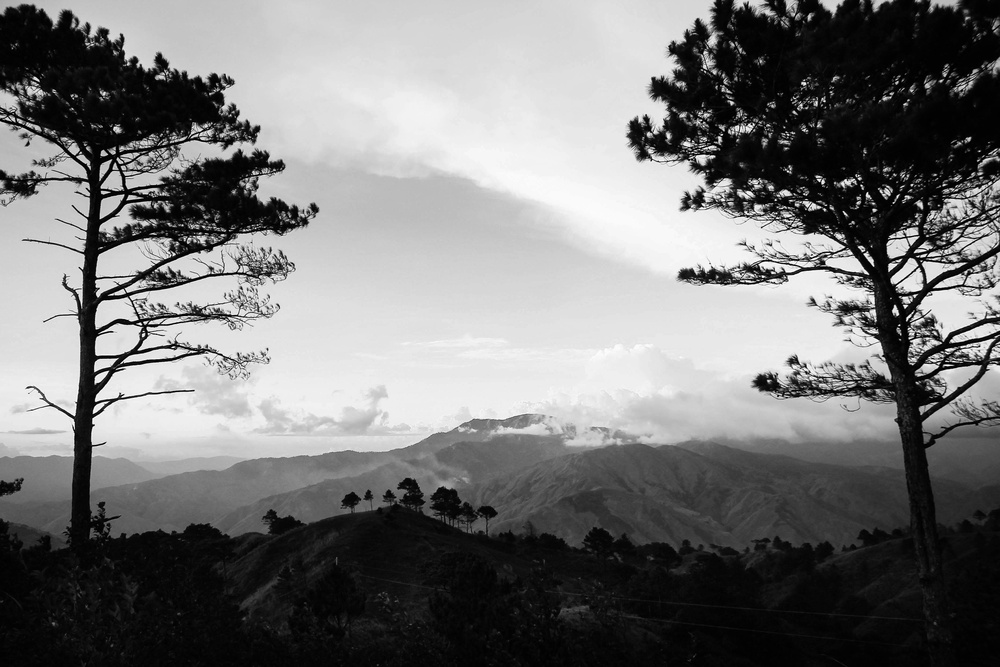
#> input picture Lab1/Task1.jpg, 1000 x 667 px, shrunk from 4272 x 2848 before the run
$ jupyter execute lab1.ipynb   (older library calls are emulated)
#> lines starting #> are read from the running program, lines starting #| are printed output that depends on the picture
Import the required libraries

[cell 1]
import cv2
import numpy as np
from matplotlib import pyplot as plt

[cell 2]
print(cv2.__version__)

[cell 3]
# Display image
def display(original, result, title1 = 'Input', title2 = 'Output'):
    plt.figure(figsize=(15, 10))
    #Original
    plt.subplot(1, 2, 1)
    plt.imshow(original, cmap='gray')
    plt.title(title1)
    plt.axis('off')

    #Result
    plt.subplot(1, 2, 2)
    plt.imshow(result, cmap='gray')
    plt.title(title2)
    plt.axis('off')

# Task 1

[cell 4]
task1_org = cv2.imread('Task1.jpg', cv2.IMREAD_GRAYSCALE)
#> task1_org is the input picture: shape (667, 1000); min 0, max 255, mean 118.3
inversion = 255 - task1_org
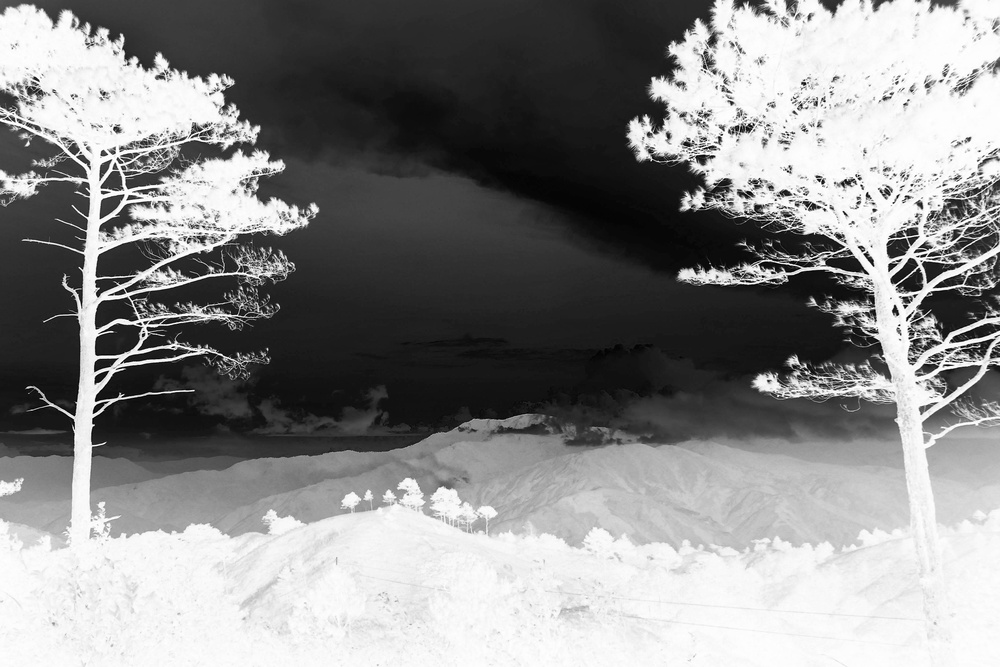
#> inversion: shape (667, 1000); min 0, max 255, mean 136.7

[cell 5]
gamma = 0.4
invGamma = 1.0 / gamma
table = np.array([(i / 255.0) ** invGamma * 255 for i in np.arange(0, 256)]).astype("uint8")
output = cv2.LUT(inversion, table)
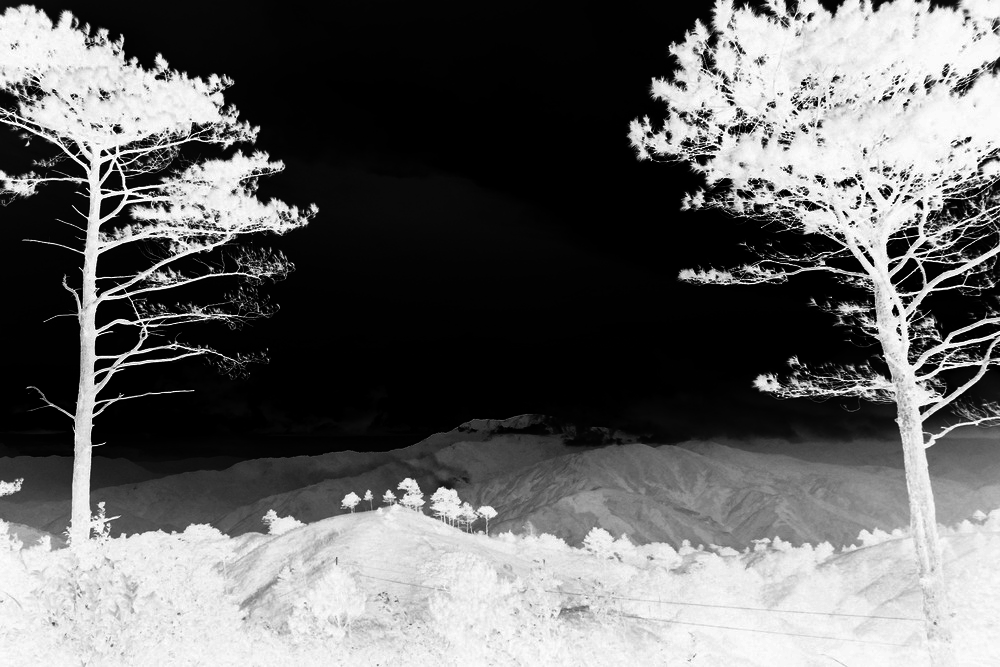
#> output: shape (667, 1000); min 0, max 255, mean 101.9

[cell 6]
display(task1_org, output)
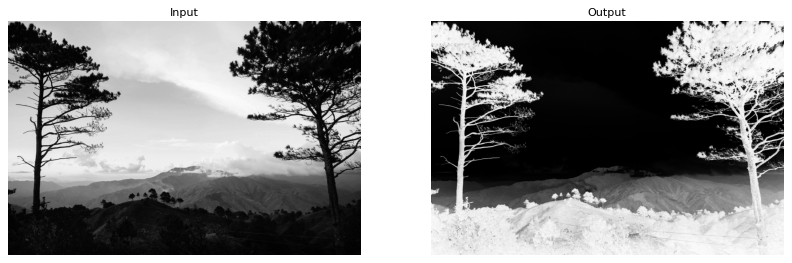
#> figure drawn by matplotlib, 2 panels

# Task 2

[cell 7]
task2_org = cv2.imread('Task2.jpg', cv2.IMREAD_GRAYSCALE)
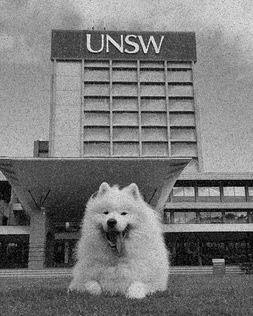
#> input picture Lab1/Task2.jpg, 253 x 316 px, shrunk from 1080 x 1350 before the run
#> task2_org is the input picture: shape (316, 253); min 0, max 248, mean 121

[cell 8]
median = cv2.medianBlur(task2_org, 3)
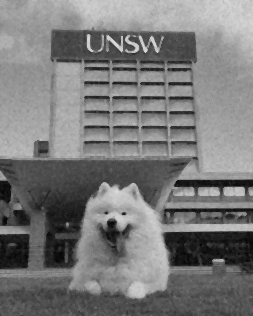
#> median: shape (316, 253); min 3, max 219, mean 121
display(task2_org, median)

I'm using median filter for this question, since it's result is best comparing with uniform and gaussian filters.

For the reason I guess is that the noises in the picture are uniformly distributed; and it's not occupy the largest part. And the main content of the pictures is clear thus makes median filters perform the best in the task.

# Task 3

[cell 9]
kernel = np.array([
    [0, 1, 0],
    [1, -4, 1],
    [0, 1, 0]
])

[cell 10]
task3_org = cv2.imread('Task3.jpg', cv2.IMREAD_GRAYSCALE)
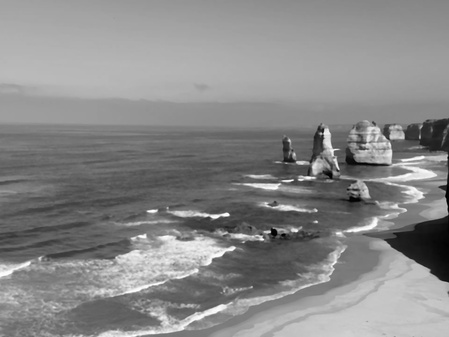
#> input picture Lab1/Task3.jpg, 449 x 337 px, shrunk from 1920 x 1440 before the run
#> task3_org is the input picture: shape (337, 449); min 0, max 255, mean 136.6

laplacian = cv2.filter2D(task3_org, ddepth=cv2.CV_64F, kernel=kernel)
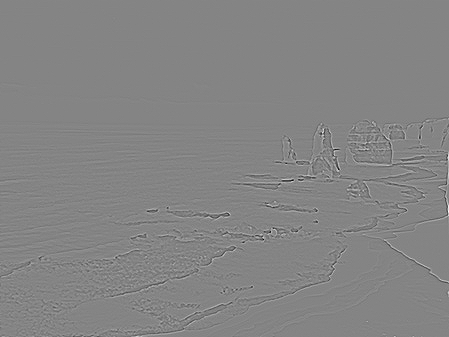
#> laplacian: shape (337, 449) float64; min -304, max 281, mean 0; drawn with min black and max white
laplacian = cv2.normalize(laplacian, None, 0, 255, cv2.NORM_MINMAX).astype(np.uint8)

[cell 11]
layer = cv2.subtract(task3_org, laplacian) * 1.6
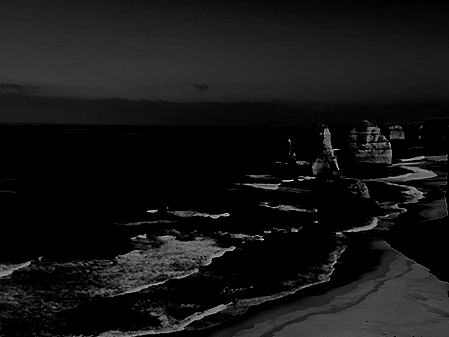
#> layer: shape (337, 449) float64; min 0, max 390.4, mean 33; drawn with min black and max white
layer = layer.round(0).astype(np.uint8)
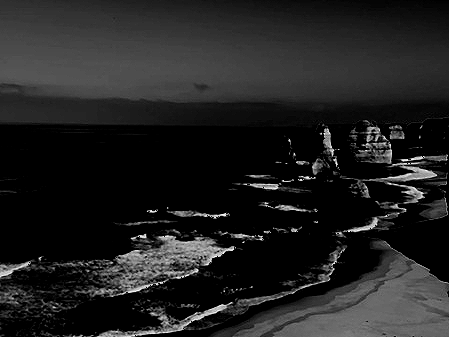
#> layer: shape (337, 449); min 0, max 254, mean 32.9

output = cv2.add(task3_org, layer)
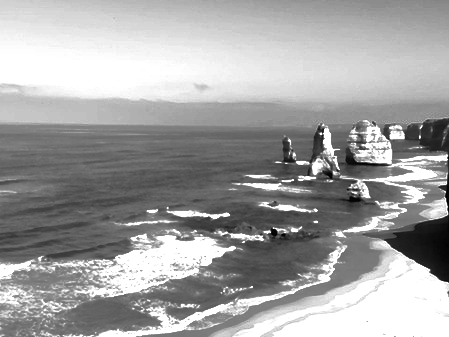
#> output: shape (337, 449); min 0, max 255, mean 162.5
display(task3_org, output)
